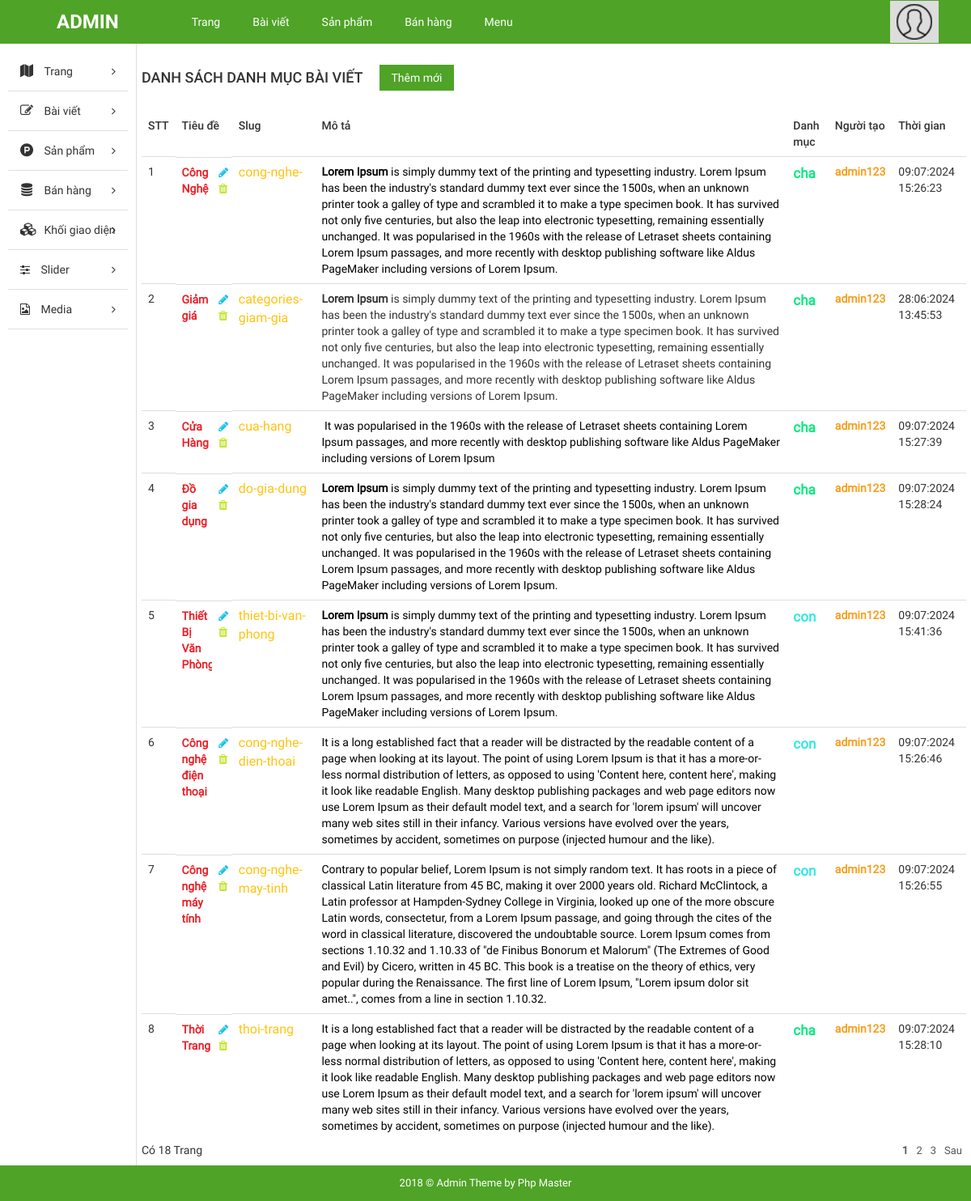
The app's page /admin/?mod=posts&action=indexCategory with its own data.
### tables this page shows
CREATE TABLE `tbl_post_categories` (
  `category_id` int(50) NOT NULL,
  `category_name` varchar(200) NOT NULL,
  `category_slug` varchar(200) NOT NULL,
  `category_desc` text NOT NULL,
  `user_id` int(50) NOT NULL,
  `parent_id` int(50) NOT NULL DEFAULT 0,
  `created_at` timestamp NOT NULL DEFAULT current_timestamp() ON UPDATE current_timestamp(),
  `updated_at` timestamp NULL DEFAULT NULL ON UPDATE current_timestamp()
);

### admin/modules/posts/controllers/indexController.php (called while the page is built, shortened)
<?php
function indexCategoryAction()
{
    $num_per_category_post = 8;
    $total_category_post = get_list_category();
    $num_category_post = ceil(
        count($total_category_post) / $num_per_category_post
    );
    $page = isset($_GET["page"]) ? (int) $_GET["page"] : 1;
    $start = ($page - 1) * $num_per_category_post;
    $list_category_post = get_paginate_category_post(
        $start,
        $num_per_category_post,
        ""
    );
    $list_parent_cagory_post = get_list_category_parent_post();
    $user_category_post = get_list_category_user();
    $result_category = data_tree($total_category_post);
    $data = [
        "list_category_post" => $list_category_post,
        "list_parent_cagory_post" => $list_parent_cagory_post,
        "page" => $page,
        "num_category_post" => $num_category_post,
        "total_category_post" => $total_category_post,
        "result_category" => $result_category,
        "user_category_post" => $user_category_post,
    ];
    load_view("ListCategory", $data);
}

### admin/core/router.php (called while the page is built, shortened)
<?php
$action_name = get_action().'Action';
call_function(array('construct', $action_name));

### admin/core/appload.php (called while the page is built, shortened)
<?php
require CONFIGPATH . DIRECTORY_SEPARATOR . 'database.php';
require LIBPATH . DIRECTORY_SEPARATOR . 'database.php';
require COREPATH . DIRECTORY_SEPARATOR . 'base.php';
require COREPATH . DIRECTORY_SEPARATOR . 'router.php';

### admin/index.php (called while the page is built, shortened)
<?php
require COREPATH.DIRECTORY_SEPARATOR.'appload.php';

### admin/libraries/database.php (called while the page is built, shortened)
<?php
function db_query($query_string)
{
    global $conn;
    $result = mysqli_query($conn, $query_string);
    return $result;
}
function db_fetch_array($query_string)
{
    $result = array();
    $mysqli_result = db_query($query_string);
    while ($row = mysqli_fetch_assoc($mysqli_result)) {
        $result[] = $row;
    }
    return $result;
}

### admin/modules/posts/models/indexModel.php (called while the page is built, shortened)
<?php
function get_list_category_user() {
    $item = db_fetch_array("SELECT `tbl_post_categories`.`user_id`,`tbl_users`.`username`
    FROM `tbl_post_categories` JOIN `tbl_users` ON `tbl_post_categories`.`user_id` = `tbl_users`.`user_id`");
    return $item;
}
function get_list_category() {
    $result = db_fetch_array("SELECT * FROM `tbl_post_categories` ORDER BY `category_id` ASC");
    return $result;
}
function get_paginate_category_post($start, $num_per_page, $where = "") {
    $result = db_fetch_array("SELECT * FROM `tbl_post_categories` {$where} LIMIT {$start}, {$num_per_page}");
    return $result;
}

### admin/helper/format.php (called while the page is built, shortened)
<?php
function format_time($time) {
    $formattedTime = date("d:m:Y H:i:s", strtotime($time));
    return $formattedTime;
}

### admin/modules/posts/views/ListCategoryView.php (the view, shortened to what this page needs)
<div id="main-content-wp" class="list-post-page">
    <div class="wrap clearfix">
        <div id="content" class="fl-right">
            <div class="section" id="title-page">
                <div class="clearfix">
                    <h3 id="index" class="fl-left">Danh sách danh mục bài viết</h3>
                    <a href="?mod=posts&action=AddCategories" title="" id="add-new" class="fl-left">Thêm mới</a>
                </div>
            </div>
            <div class="section" id="detail-page">
                <div class="section-detail">
                    <div class="table-responsive">
                        <?php
                            if(!empty($list_category_post)) {
                        ?>
                        <table class="table list-table-wp">
                            <thead>
                                <tr>
                                    <td><span class="thead-text">STT</span></td>
                                    <td><span class="thead-text">Tiêu đề</span></td>
                                    <td><span class="thead-text">Slug</span></td>
                                    <td><span class="thead-text">Mô tả</span></td>
                                    <td><span class="thead-text">Danh mục</span></td>
                                    <td><span class="thead-text">Người tạo</span></td>
                                    <td><span class="thead-text">Thời gian</span></td>
                                </tr>
                            </thead>
                            <tbody>
                                <?php
                                    foreach($list_category_post as $item) {
                                ?>
                                <tr>
                                    <td><span class="tbody-text"><?php echo $item['category_id']; ?></span>
                                    <td class="clearfix">
                                        <div class="tb-title fl-left">
                                            <span class="category_name"><?php echo $item['category_name']; ?></span>
                                        </div>
                                        <ul class="list-operation fl-right">
                                            <li><a href="<?php echo $item['url_update']; ?>" title="Sửa"
                                                    class="edit edit_page"><i class="fa fa-pencil"
                                                        aria-hidden="true"></i></a></li>
                                            <li><a href="<?php echo $item['url_delete']; ?>" title="Xóa"
                                                    class="delete delete_page"><i class="fa fa-trash"
                                                        aria-hidden="true"></i></a>
                                            </li>
                                        </ul>
                                    </td>
                                    <td>
                                        <span class="categoryslug">
                                            <?php echo $item['category_slug']; ?>
                                        </span>
                                    </td>
                                    <td><span class="tbody-text"><?php echo $item['category_desc']; ?></span></td>
                                    <td>
                                        <span class="tbody-text">
                                            <?php
                                                if($item['parent_id'] == 0 )  {
                                                    echo '<p class="level_parent">cha</p>';
                                                }else {
                                                    echo '<p class="level_children">con</p>';
                                                }
                                            ?>
                                        </span>
                                    </td>
                                    <?php
                                        foreach($user_category_post as $user) {
                                        if($user['user_id'] === $item['user_id']) {
                                    ?>
                                    <td>
                                        <span class="tbody-text"><?php echo pages_author($user['username']); ?>
                                        </span>
                                    </td>
                                    <?php
                                        break;
                                            }
                                        }
                                    ?>
                                    <td><span class="tbody-text"><?php echo format_time($item['created_at']); ?></span>
                                    </td>
                                </tr>
                                <?php
                                    }
                                ?>
                            </tbody>
                        </table>
                        <?php } else { ?>
                        <span>Hiện tại chưa có danh mục bài viết nào!</span>
                        <?php } ?>
                    </div>
                </div>
            </div>
            <div class="section" id="paging-wp">
                <div class="section-detail clearfix">
                    <?php
                         echo get_pagging($num_category_post, $page,'?mod=posts&action=indexCategory');
                    ?>
                    <p class="num_rows">Có <?php echo count($total_category_post); ?> Trang</p>
                </div>
            </div>
        </div>
    </div>
</div>

### admin/core/base.php (shortened to what this page needs)
<?php
function get_module() {
    global $config;
    $module = isset($_GET['mod']) ? $_GET['mod'] : $config['default_module'];
    return $module;
}
function call_function($list_function = array()) {
    if (is_array($list_function)) {
        foreach ($list_function as $f) {
            if (function_exists($f)) {
                $f();
            }
        }
    }
}
function load_view($name, $data_send = array()) {
    $path = MODULESPATH . DIRECTORY_SEPARATOR . get_module() . DIRECTORY_SEPARATOR . 'views' . DIRECTORY_SEPARATOR . $name . 'View.php';
    if (file_exists($path)) {
        require $path;
    } else {
        echo "Không tìm thấy {$path}";
    }
}
function get_header($name = '') {
    global $data;
    if (empty($name)) {
        $name = 'header';
    } else {
        $name = "header-{$name}";
    }
    $path = LAYOUTPATH . DIRECTORY_SEPARATOR . $name . '.php';
    if (file_exists($path)) {
        if (is_array($data)) {
            foreach ($data as $key => $a) {
                $$key = $a;
            }
        }
        require $path;
    } else {
        echo "Không tìm thấy {$path}";
    }
}
function get_footer($name = '') {
    global $data;
    if (empty($name)) {
        $name = 'footer';
    } else {
        $name = "footer-{$name}";
    }
    $path = LAYOUTPATH . DIRECTORY_SEPARATOR . $name . '.php';
    if (file_exists($path)) {
        if (is_array($data)) {
            foreach ($data as $key => $a) {
                $$key = $a;
            }
        }
        require $path;
    } else {
        echo "Không tìm thấy {$path}";
    }
}
function get_sidebar($name = '') {
    global $data;
    if (empty($name)) {
        $name = 'sidebar';
    } else {
        $name = "sidebar-{$name}";
    }
    $path = LAYOUTPATH . DIRECTORY_SEPARATOR . $name . '.php';
    if (file_exists($path)) {
        if (is_array($data)) {
            foreach ($data as $key => $a) {
                $$key = $a;
            }
        }
        require $path;
    } else {
        echo "Không tìm thấy {$path}";
    }
}
?>

### admin/libraries/validation.php (shortened to what this page needs)
<?php
    function pages_author($author) {
        if(!empty($author)) {
            return "<p class='author'>$author</p>";
        }
    }
?>

### records on screen
tbl_post_categories: category_id "1", category_name "Công Nghệ", category_slug "cong-nghe-", category_desc "Lorem Ipsum is simply dummy text of the printing and typesetting industry. Lorem Ipsum has been the industry's standard dummy text ever since the 1500s, when an unknown printer took a galley of type and scrambled it to make a type specimen book. It has survived not only five centuries, but also the leap into electronic typesetting, remaining essentially unchanged. It was popularised in the 1960s with the release of Letraset sheets containing Lorem Ipsum passages, and more recently with desktop publishing software like Aldus PageMaker including versions of Lorem Ipsum.", parent_id "cha", author "admin123", created_at "09:07:2024 15:26:23"
tbl_post_categories: category_id "2", category_name "Giảm giá", category_slug "categories-giam-gia", category_desc "Lorem Ipsum is simply dummy text of the printing and typesetting industry. Lorem Ipsum has been the industry's standard dummy text ever since the 1500s, when an unknown printer took a galley of type and scrambled it to make a type specimen book. It has survived not only five centuries, but also the leap into electronic typesetting, remaining essentially unchanged. It was popularised in the 1960s with the release of Letraset sheets containing Lorem Ipsum passages, and more recently with desktop publishing software like Aldus PageMaker including versions of Lorem Ipsum.", parent_id "cha", author "admin123", created_at "28:06:2024 13:45:53"
tbl_post_categories: category_id "3", category_name "Cửa Hàng", category_slug "cua-hang", category_desc "It was popularised in the 1960s with the release of Letraset sheets containing Lorem Ipsum passages, and more recently with desktop publishing software like Aldus PageMaker including versions of Lorem Ipsum", parent_id "cha", author "admin123", created_at "09:07:2024 15:27:39"
tbl_post_categories: category_id "4", category_name "Đồ gia dụng", category_slug "do-gia-dung", category_desc "Lorem Ipsum is simply dummy text of the printing and typesetting industry. Lorem Ipsum has been the industry's standard dummy text ever since the 1500s, when an unknown printer took a galley of type and scrambled it to make a type specimen book. It has survived not only five centuries, but also the leap into electronic typesetting, remaining essentially unchanged. It was popularised in the 1960s with the release of Letraset sheets containing Lorem Ipsum passages, and more recently with desktop publishing software like Aldus PageMaker including versions of Lorem Ipsum.", parent_id "cha", author "admin123", created_at "09:07:2024 15:28:24"
tbl_post_categories: category_id "5", category_name "Thiết Bị Văn…", category_slug "thiet-bi-van-phong", category_desc "Lorem Ipsum is simply dummy text of the printing and typesetting industry. Lorem Ipsum has been the industry's standard dummy text ever since the 1500s, when an unknown printer took a galley of type and scrambled it to make a type specimen book. It has survived not only five centuries, but also the leap into electronic typesetting, remaining essentially unchanged. It was popularised in the 1960s with the release of Letraset sheets containing Lorem Ipsum passages, and more recently with desktop publishing software like Aldus PageMaker including versions of Lorem Ipsum.", parent_id "con", author "admin123", created_at "09:07:2024 15:41:36"
tbl_post_categories: category_id "6", category_name "Công nghệ điện thoại", category_slug "cong-nghe-dien-thoai", category_desc "It is a long established fact that a reader will be distracted by the readable content of a page when looking at its layout. The point of using Lorem Ipsum is that it has a more-or-less normal distribution of letters, as opposed to using 'Content here, content here', making it look like readable English. Many desktop publishing packages and web page editors now use Lorem Ipsum as their default model text, and a search for 'lorem ipsum' will uncover many web sites still in their infancy. Various versions have evolved over the years, sometimes by accident, sometimes on purpose (injected humour and the like).", parent_id "con", author "admin123", created_at "09:07:2024 15:26:46"
tbl_post_categories: category_id "7", category_name "Công nghệ máy tính", category_slug "cong-nghe-may-tinh", category_desc "Contrary to popular belief, Lorem Ipsum is not simply random text. It has roots in a piece of classical Latin literature from 45 BC, making it over 2000 years old. Richard McClintock, a Latin professor at Hampden-Sydney College in Virginia, looked up one of the more obscure Latin words, consectetur, from a Lorem Ipsum passage, and going through the cites of the word in classical literature, discovered the undoubtable source. Lorem Ipsum comes from sections 1.10.32 and 1.10.33 of \"de Finibus Bonorum et Malorum\" (The Extremes of Good and Evil) by Cicero, written in 45 BC. This book is a treatise on the theory of ethics, very popular during the Renaissance. The first line of Lorem Ipsum,…", parent_id "con", author "admin123", created_at "09:07:2024 15:26:55"
tbl_post_categories: category_id "8", category_name "Thời Trang", category_slug "thoi-trang", category_desc "It is a long established fact that a reader will be distracted by the readable content of a page when looking at its layout. The point of using Lorem Ipsum is that it has a more-or-less normal distribution of letters, as opposed to using 'Content here, content here', making it look like readable English. Many desktop publishing packages and web page editors now use Lorem Ipsum as their default model text, and a search for 'lorem ipsum' will uncover many web sites still in their infancy. Various versions have evolved over the years, sometimes by accident, sometimes on purpose (injected humour and the like).", parent_id "cha", author "admin123", created_at "09:07:2024 15:28:10"

### other values on screen
count($total_category_post) "18"
